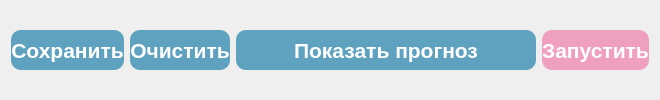
     <widget class="QWidget" name="bottomWidget" native="true">
      <property name="sizePolicy">
       <sizepolicy hsizetype="Preferred" vsizetype="Fixed">
        <horstretch>0</horstretch>
        <verstretch>0</verstretch>
       </sizepolicy>
      </property>
      <property name="minimumSize">
       <size>
        <width>0</width>
        <height>60</height>
       </size>
      </property>
      <property name="baseSize">
       <size>
        <width>0</width>
        <height>0</height>
       </size>
      </property>
      <layout class="QHBoxLayout" name="horizontalLayout">
       <item>
        <widget class="QPushButton" name="savePushButton">
         <property name="enabled">
          <bool>true</bool>
         </property>
         <property name="minimumSize">
          <size>
           <width>0</width>
           <height>30</height>
          </size>
         </property>
         <property name="maximumSize">
          <size>
           <width>170</width>
           <height>16777215</height>
          </size>
         </property>
         <property name="font">
          <font>
           <family>Arial</family>
           <pointsize>16</pointsize>
           <weight>75</weight>
           <bold>true</bold>
          </font>
         </property>
         <property name="styleSheet">
          <string notr="true">QPushButton {
     border: none;
	height: 40px;
     border-radius: 10px;
	background-color: #5EA2BF;
	color: white;
 }
 QPushButton:pressed {
     border: 2px solid rgb(73, 127, 152);
	background-color: rgb(97, 168, 202);
 }
 QPushButton:disabled {
	color: rgb(194, 194, 194);
	background-color: rgb(122, 155, 176);
 }</string>
         </property>
         <property name="text">
          <string comment="ава" extracomment="ввв">Сохранить</string>
         </property>
        </widget>
       </item>
       <item>
        <widget class="QPushButton" name="clearPushButton">
         <property name="enabled">
          <bool>true</bool>
         </property>
         <property name="minimumSize">
          <size>
           <width>0</width>
           <height>30</height>
          </size>
         </property>
         <property name="maximumSize">
          <size>
           <width>170</width>
           <height>16777215</height>
          </size>
         </property>
         <property name="font">
          <font>
           <family>Arial</family>
           <pointsize>16</pointsize>
           <weight>75</weight>
           <bold>true</bold>
          </font>
         </property>
         <property name="styleSheet">
          <string notr="true">QPushButton {
     border: none;
	height: 40px;
     border-radius: 10px;
	background-color: #5EA2BF;
	color: white;
 }
 QPushButton:pressed {
     border: 2px solid rgb(73, 127, 152);
	background-color: rgb(97, 168, 202);
 }
 QPushButton:disabled {
	color: rgb(194, 194, 194);
	background-color: rgb(122, 155, 176);
 }</string>
         </property>
         <property name="text">
          <string comment="ава" extracomment="ввв">Очистить</string>
         </property>
        </widget>
       </item>
       <item>
        <widget class="QPushButton" name="showResPushButton">
         <property name="enabled">
          <bool>true</bool>
         </property>
         <property name="minimumSize">
          <size>
           <width>300</width>
           <height>30</height>
          </size>
         </property>
         <property name="maximumSize">
          <size>
           <width>170</width>
           <height>16777215</height>
          </size>
         </property>
         <property name="font">
          <font>
           <family>Arial</family>
           <pointsize>16</pointsize>
           <weight>75</weight>
           <bold>true</bold>
          </font>
         </property>
         <property name="styleSheet">
          <string notr="true">QPushButton {
     border: none;
	height: 40px;
     border-radius: 10px;
	background-color: #5EA2BF;
	color: white;
 }
 QPushButton:pressed {
     border: 2px solid rgb(73, 127, 152);
	background-color: rgb(97, 168, 202);
 }
 QPushButton:disabled {
	color: rgb(194, 194, 194);
	background-color: rgb(122, 155, 176);
 }</string>
         </property>
         <property name="text">
          <string comment="ава" extracomment="ввв">Показать прогноз</string>
         </property>
        </widget>
       </item>
       <item>
        <widget class="QWidget" name="widget_16" native="true">
         <layout class="QHBoxLayout" name="horizontalLayout_16">
          <property name="leftMargin">
           <number>0</number>
          </property>
          <property name="topMargin">
           <number>0</number>
          </property>
          <property name="rightMargin">
           <number>0</number>
          </property>
          <property name="bottomMargin">
           <number>0</number>
          </property>
          <item>
           <widget class="QPushButton" name="startPushButton">
            <property name="enabled">
             <bool>true</bool>
            </property>
            <property name="minimumSize">
             <size>
              <width>0</width>
              <height>30</height>
             </size>
            </property>
            <property name="maximumSize">
             <size>
              <width>170</width>
              <height>16777215</height>
             </size>
            </property>
            <property name="font">
             <font>
              <family>Arial</family>
              <pointsize>16</pointsize>
              <weight>75</weight>
              <bold>true</bold>
             </font>
            </property>
            <property name="styleSheet">
             <string notr="true">QPushButton {
     border: none;
	height: 40px;
     border-radius: 10px;
	background-color: #EF9FC0;
	color: white;
 }
 QPushButton:pressed {
     border: 2px solid rgb(208, 140, 172);
	background-color: rgb(250, 165, 202);
 }
 QPushButton:disabled {
	color: rgb(194, 194, 194);
	background-color:rgb(171, 126, 153);
 }</string>
            </property>
            <property name="text">
             <string comment="ава" extracomment="ввв">Запустить</string>
            </property>
           </widget>
          </item>
         </layout>
        </widget>
       </item>
      </layout>
     </widget>
